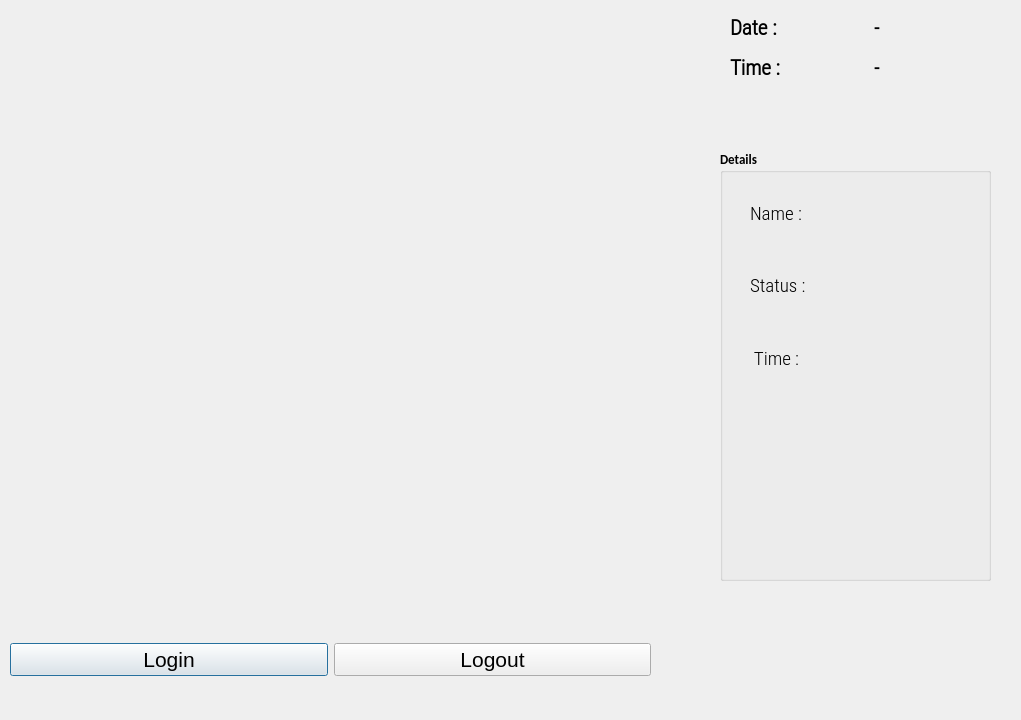
<?xml version="1.0" encoding="UTF-8"?>
<ui version="4.0">
 <class>OutputDialog</class>
 <widget class="QDialog" name="OutputDialog">
  <property name="geometry">
   <rect>
    <x>0</x>
    <y>0</y>
    <width>1021</width>
    <height>720</height>
   </rect>
  </property>
  <property name="minimumSize">
   <size>
    <width>0</width>
    <height>0</height>
   </size>
  </property>
  <property name="maximumSize">
   <size>
    <width>1280</width>
    <height>720</height>
   </size>
  </property>
  <property name="font">
   <font>
    <family>Calibri</family>
    <weight>75</weight>
    <bold>true</bold>
   </font>
  </property>
  <property name="windowTitle">
   <string>Attendance System</string>
  </property>
  <property name="windowIcon">
   <iconset>
    <normaloff>icon.png</normaloff>icon.png</iconset>
  </property>
  <widget class="QLabel" name="imgLabel">
   <property name="geometry">
    <rect>
     <x>10</x>
     <y>10</y>
     <width>640</width>
     <height>480</height>
    </rect>
   </property>
   <property name="minimumSize">
    <size>
     <width>4</width>
     <height>0</height>
    </size>
   </property>
   <property name="maximumSize">
    <size>
     <width>640</width>
     <height>480</height>
    </size>
   </property>
   <property name="text">
    <string/>
   </property>
  </widget>
  <widget class="QWidget" name="horizontalLayoutWidget">
   <property name="geometry">
    <rect>
     <x>10</x>
     <y>620</y>
     <width>641</width>
     <height>80</height>
    </rect>
   </property>
   <layout class="QHBoxLayout" name="horizontalLayout">
    <item>
     <widget class="QPushButton" name="ClockInButton">
      <property name="font">
       <font>
        <family>Segoe UI Historic</family>
        <pointsize>16</pointsize>
        <weight>50</weight>
        <bold>false</bold>
       </font>
      </property>
      <property name="text">
       <string>Login</string>
      </property>
      <property name="checkable">
       <bool>true</bool>
      </property>
     </widget>
    </item>
    <item>
     <widget class="QPushButton" name="ClockOutButton">
      <property name="font">
       <font>
        <family>Segoe UI Historic</family>
        <pointsize>16</pointsize>
        <weight>50</weight>
        <bold>false</bold>
       </font>
      </property>
      <property name="text">
       <string>Logout</string>
      </property>
      <property name="checkable">
       <bool>true</bool>
      </property>
     </widget>
    </item>
   </layout>
  </widget>
  <widget class="QWidget" name="gridLayoutWidget">
   <property name="geometry">
    <rect>
     <x>730</x>
     <y>10</y>
     <width>281</width>
     <height>75</height>
    </rect>
   </property>
   <layout class="QGridLayout" name="gridLayout_2">
    <item row="0" column="0">
     <widget class="QLabel" name="label">
      <property name="font">
       <font>
        <family>Roboto Condensed Light</family>
        <pointsize>16</pointsize>
        <weight>75</weight>
        <bold>true</bold>
       </font>
      </property>
      <property name="text">
       <string>Date :</string>
      </property>
     </widget>
    </item>
    <item row="0" column="1">
     <widget class="QLabel" name="Date_Label">
      <property name="font">
       <font>
        <family>Roboto Condensed Light</family>
        <pointsize>15</pointsize>
        <weight>75</weight>
        <bold>true</bold>
       </font>
      </property>
      <property name="text">
       <string>-</string>
      </property>
     </widget>
    </item>
    <item row="1" column="0">
     <widget class="QLabel" name="label_2">
      <property name="font">
       <font>
        <family>Roboto Condensed Light</family>
        <pointsize>16</pointsize>
        <weight>75</weight>
        <bold>true</bold>
       </font>
      </property>
      <property name="text">
       <string>Time :</string>
      </property>
     </widget>
    </item>
    <item row="1" column="1">
     <widget class="QLabel" name="Time_Label">
      <property name="font">
       <font>
        <family>Roboto Condensed Light</family>
        <pointsize>15</pointsize>
        <weight>75</weight>
        <bold>true</bold>
       </font>
      </property>
      <property name="text">
       <string>-</string>
      </property>
     </widget>
    </item>
   </layout>
  </widget>
  <widget class="QGroupBox" name="groupBox">
   <property name="geometry">
    <rect>
     <x>720</x>
     <y>150</y>
     <width>271</width>
     <height>431</height>
    </rect>
   </property>
   <property name="font">
    <font>
     <family>Calibri</family>
     <pointsize>10</pointsize>
     <weight>75</weight>
     <bold>true</bold>
    </font>
   </property>
   <property name="title">
    <string>Details</string>
   </property>
   <widget class="QWidget" name="verticalLayoutWidget">
    <property name="geometry">
     <rect>
      <x>30</x>
      <y>30</y>
      <width>127</width>
      <height>211</height>
     </rect>
    </property>
    <layout class="QVBoxLayout" name="verticalLayout">
     <item>
      <widget class="QLabel" name="label_3">
       <property name="font">
        <font>
         <family>Roboto Condensed Light</family>
         <pointsize>14</pointsize>
         <weight>50</weight>
         <bold>false</bold>
        </font>
       </property>
       <property name="text">
        <string>Name : </string>
       </property>
      </widget>
     </item>
     <item>
      <widget class="QLabel" name="label_4">
       <property name="font">
        <font>
         <family>Roboto Condensed Light</family>
         <pointsize>14</pointsize>
         <weight>50</weight>
         <bold>false</bold>
        </font>
       </property>
       <property name="text">
        <string>Status :</string>
       </property>
      </widget>
     </item>
     <item>
      <widget class="QLabel" name="label_5">
       <property name="font">
        <font>
         <family>Roboto Condensed Light</family>
         <pointsize>14</pointsize>
         <weight>50</weight>
         <bold>false</bold>
        </font>
       </property>
       <property name="text">
        <string> Time : </string>
       </property>
      </widget>
     </item>
    </layout>
   </widget>
   <widget class="QWidget" name="verticalLayoutWidget_2">
    <property name="geometry">
     <rect>
      <x>120</x>
      <y>30</y>
      <width>131</width>
      <height>211</height>
     </rect>
    </property>
    <layout class="QVBoxLayout" name="verticalLayout_2">
     <item>
      <widget class="QLabel" name="NameLabel">
       <property name="font">
        <font>
         <family>Roboto Condensed Light</family>
         <pointsize>12</pointsize>
         <weight>50</weight>
         <bold>false</bold>
        </font>
       </property>
       <property name="text">
        <string/>
       </property>
      </widget>
     </item>
     <item>
      <widget class="QLabel" name="StatusLabel">
       <property name="font">
        <font>
         <family>Roboto Condensed Light</family>
         <pointsize>12</pointsize>
         <weight>50</weight>
         <bold>false</bold>
        </font>
       </property>
       <property name="text">
        <string/>
       </property>
      </widget>
     </item>
     <item>
      <layout class="QHBoxLayout" name="horizontalLayout_2">
       <item>
        <widget class="QLabel" name="HoursLabel">
         <property name="font">
          <font>
           <family>Roboto Condensed Light</family>
           <pointsize>12</pointsize>
           <weight>50</weight>
           <bold>false</bold>
          </font>
         </property>
         <property name="text">
          <string/>
         </property>
        </widget>
       </item>
       <item>
        <widget class="QLabel" name="MinLabel">
         <property name="font">
          <font>
           <family>Roboto Condensed Light</family>
           <pointsize>12</pointsize>
           <weight>50</weight>
           <bold>false</bold>
          </font>
         </property>
         <property name="text">
          <string/>
         </property>
        </widget>
       </item>
      </layout>
     </item>
    </layout>
   </widget>
  </widget>
 </widget>
 <resources>
  <include location="resource.qrc"/>
 </resources>
 <connections/>
</ui>
